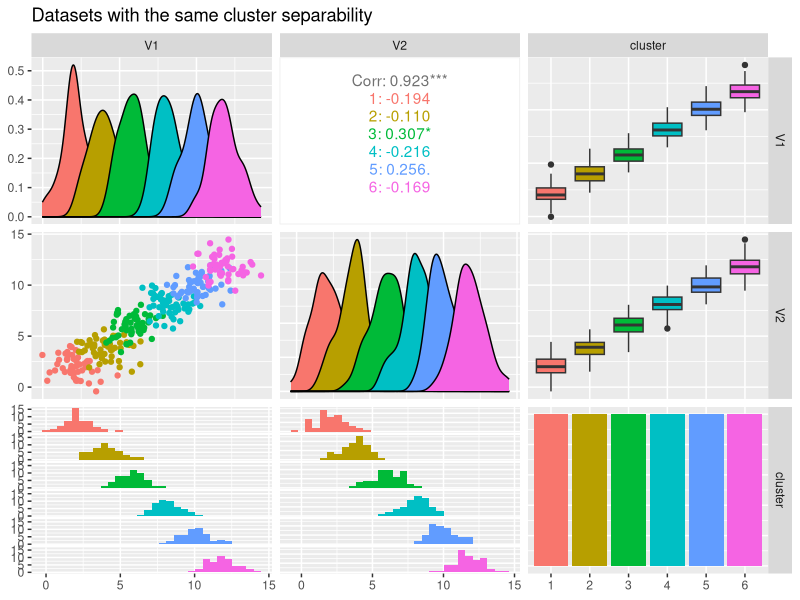

The R script that drew this image: (Note: this script raises an error after producing the figure.)
#################################
####### Synthetic examples ######
######## Similar datasets #######
#################################

rm(list = ls())

library(MASS) # for mvrnorm
library(GGally)

### Data generation ### 
### A. Six clusters, same cluster separability in each dataset ###

n_experiments <- 100
n_separation_levels <- 1
n_datasets_same_rho <- 4
n_variables <- 2
n_obs_per_cluster <- 50
n_clusters <- 6

Sigma <- diag(n_variables)

N <- n_obs_per_cluster*n_clusters
P <- n_variables
data <- array(NA, c(N, P, n_datasets_same_rho, n_experiments))

# Same separation level for all datasets
separation_level <- 5# as.numeric(Sys.getenv("SLURM_ARRAY_TASK_ID")) 

set.seed(151)

for(i in 1:n_datasets_same_rho){
  for(j in 1:n_experiments){
    mu = rep(NA, N)
    for(k in 1:n_clusters){
      mu = rep((k*(separation_level-1)/2), n_variables)
      data[((k-1)*n_obs_per_cluster+1):(k*n_obs_per_cluster),,i,j] <-
      mvrnorm(n = n_obs_per_cluster, mu, Sigma)
    }
  }
}
# 
uno <- rep(1, n_obs_per_cluster)
cluster_labels <- c(uno, uno*2, uno*3, uno*4, uno*5, uno*6)

### Plot ###

dataset_example <- data[,,1,1]
example6_dataframe <- as.data.frame(dataset_example)
example6_dataframe$cluster <- as.factor(cluster_labels)
ggpairs(data=example6_dataframe, # data.frame with variables
        title="Datasets with the same cluster separability",  # title of the plot
        mapping=ggplot2::aes(colour = cluster))
ggsave(paste0("../figures/synthetic-data-a-sep", separation_level, ".pdf"),
       width = 7, height = 7)

save(data, file =
       paste0("../data/synthetic-data-a-sep", separation_level,".RData"))
